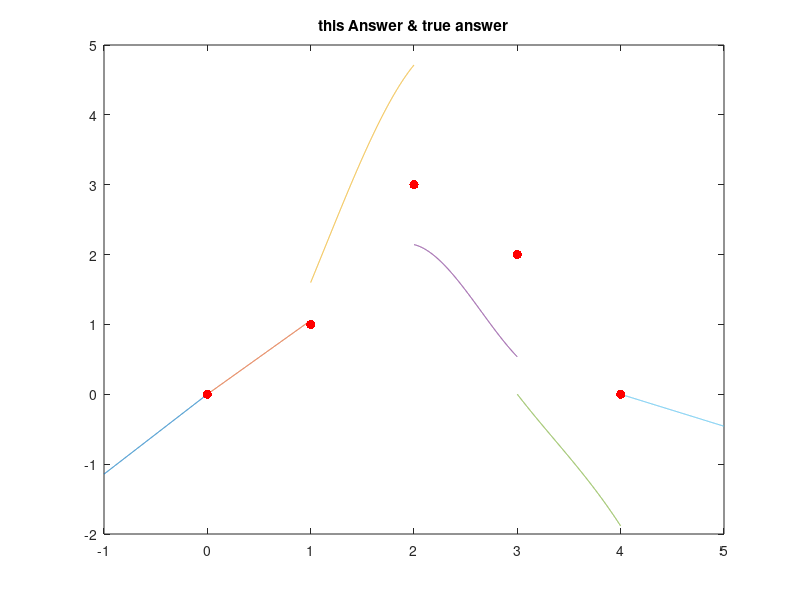
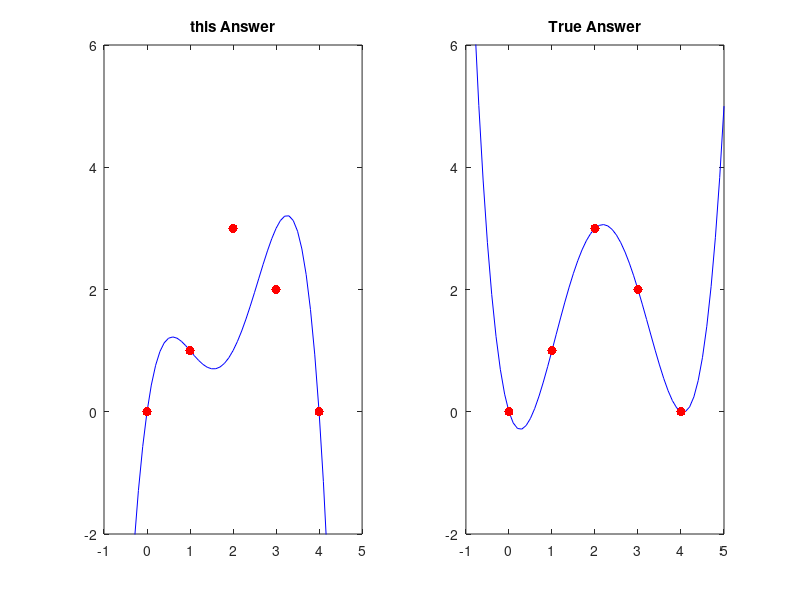

Source code (MATLAB) for these figures, in order:
clear all
fg=[0 1 3 2 0];
xx=[0 1 2 3 4];

h=0.001;
% st ans
figure(8); clf
w=1;
basex=repmat(0:h:1-h,[length(xx)+1 1])';
xn=repmat([xx(1)-w xx],[size(basex,1) 1]);
xn=xn+basex;    

yn(:,1) =  (32/28)*xn(:,1);
yn(:,2) = ( - 1/35)*xn(:,2)*3 + (32/28)*xn(:,2) 
yn(:,3) = ( - 1/35)*(2 - xn(:,3)).*(xn(:,3).^2 - 4*xn(:,3) - 53) - (3/7)*(xn(:,3) - 1).*(2*xn(:,3).^2 - 5*xn(:,3) - 9)  
yn(:,4) =( - 3/7)*(3 - xn(:,4)).*(2*xn(:,4).^ 2 - 12*xn(:,4) + 11) + (1/28)*(xn(:,4) - 2).*(13*xn(:,4).^ 2 - 52*xn(:,4) + 54)
yn(:,5) = (1/35)*(3 - xn(:,5)).*(15*xn(:,5).^ 2 - 106*xn(:,5) + 250) 
yn(:,6) = (-16/35)*(xn(:,6) - 4)   

% yn(:,1) = (15*xn(:,1))/28;
% yn(:,2) = (13*xn(:,2).^3)/28 + (15*xn(:,2))/28;
% yn(:,3) = (93*xn(:,3))/28 - (6*(xn(:,3) - 1).^3)/7 - (13*(xn(:,3) - 2).^3)/28 - 39/14;
% yn(:,4) = (6*(xn(:,4) - 3).^3)/7 - (xn(:,4) - 2).^3/28 - (51*xn(:,4))/28 + 15/2;
% yn(:,5) = (xn(:,5) - 4).^3/28 - (57*xn(:,5))/28 + 57/7;
% yn(:,6) =  57/7 - (57*xn(:,6))/28;

plot(xn,yn), hold on;


plot(xx,fg,'r.','MarkerSize',20), hold on;
title('this Answer & true answer');

figure(9); clf

subplot(1,2,1); 
x=-1:0.1:5;
p1= @(x) (x.*(x-1).*(x-3).*(x-4))/4-(x.*(x-1).*(x-2).*(x-4))/2-(x.*(x-2).*(x-3).*(x-4))/6;

plot(x,p1(x),'b-'), hold on;
plot(xx,fg,'r.','MarkerSize',20), hold on;
set(gca,'xlim',[-1,5],'ylim',[-2,6]);
title('this Answer');

p1=@(x) (3*x.*(x - 1).*(x - 3).*(x - 4))/4 - (x.*(x - 1).*(x - 2).*(x - 4))/3 - (x.*(x - 2).*(x - 3).*(x - 4))/6;
subplot(1,2,2); 
  plot(x,p1(x),'b-'), hold on;
plot(xx,fg,'r.','MarkerSize',20), hold on;
set(gca,'xlim',[-1,5],'ylim',[-2,6]);
title('True Answer');



